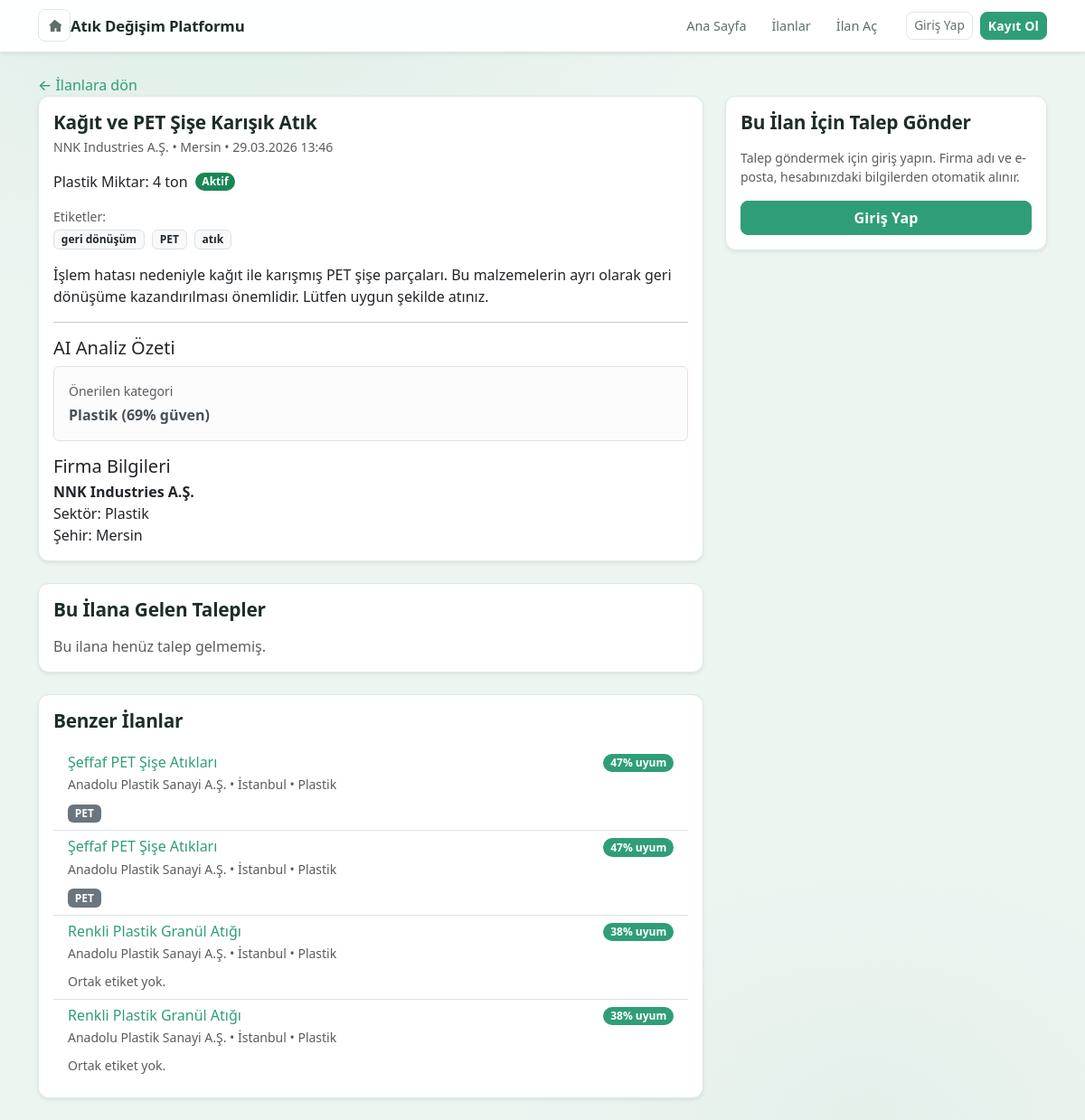
/listing/18, run on the app's committed database.
### models.py (models this page shows, shortened)
class Listing(db.Model):
    __tablename__ = "listings"
    id = db.Column(db.Integer, primary_key=True)
    firm_id = db.Column(
        "company_id",
        db.Integer,
        db.ForeignKey("companies.id"),
        nullable=False,
    )
    title = db.Column(db.String(200), nullable=False)
    description = db.Column(db.Text, nullable=False)
    category = db.Column(db.String(100), nullable=False)
    quantity = db.Column(db.String(100), nullable=False)
    city = db.Column(db.String(100), nullable=False)
    price = db.Column(db.Float, nullable=True)
    status = db.Column(db.String(50), default="Aktif", nullable=False)
    created_at = db.Column(db.DateTime, default=datetime.utcnow, nullable=False)
    tags = db.Column(db.Text, nullable=True)
    requests = db.relationship("ListingRequest", backref="listing", lazy=True)
    @property
    def tags_list(self) -> list[str]:
        if not getattr(self, "tags", None):
            return []
        raw = self.tags.strip()
        if not raw:
            return []
        if raw.startswith("["):
            try:
                parsed = json.loads(raw)
                if isinstance(parsed, list):
                    return [str(x) for x in parsed if str(x).strip()]
            except Exception:
                pass

class Firm(db.Model):
    __tablename__ = "companies"
    id = db.Column(db.Integer, primary_key=True)
    user_id = db.Column(db.Integer, db.ForeignKey("users.id"), nullable=True, unique=True)
    name = db.Column(db.String(200), nullable=False)
    city = db.Column(db.String(100), nullable=False)
    sector = db.Column(db.String(200), nullable=False)
    description = db.Column(db.Text, nullable=True)
    phone = db.Column(db.String(50), nullable=True)
    created_at = db.Column(db.DateTime, default=datetime.utcnow, nullable=False)
    listings = db.relationship("Listing", backref="firm", lazy=True)

### app.py (the view, shortened to what this page needs)
    @app.route("/listing/<int:listing_id>", methods=["GET", "POST"])
    def listing_detail(listing_id: int):
        listing = Listing.query.get(listing_id)
        if listing is None:
            abort(404)
        requests_for_listing = (
            ListingRequest.query.filter_by(listing_id=listing.id)
            .options(joinedload(ListingRequest.requester).joinedload(User.firm))
            .order_by(ListingRequest.created_at.desc())
            .all()
        )
        analysis = analyze_listing_text(listing.description or "")
        similar_listings = recommend_similar_listings(
            listing,
            Listing.query.filter(Listing.id != listing.id, Listing.status == "Aktif").all(),
            limit=4,
        )
        analysis_suggestion = {
            "predicted_category": analysis.get("predicted_category", "Diğer"),
            "confidence": analysis.get("confidence", 0),
        }
        requester_firm = None
        if current_user.is_authenticated:
            requester_firm = Firm.query.filter_by(user_id=current_user.id).first()
        return render_template(
            "listings/detail.html",
            title=f"İlan Detayı - {listing.title}",
            listing=listing,
            requests_for_listing=requests_for_listing,
            analysis_suggestion=analysis_suggestion,
            analysis_tags=analysis.get("tags") or [],
            similar_listings=similar_listings,
            requester_firm=requester_firm,
        )

### services/listing_analyzer.py (called while the page is built)
def analyze_listing_text(
    combined_or_description: str, *, local_text: Optional[str] = None
) -> Dict[str, object]:
    text = (combined_or_description or "").strip()
    local_source = (local_text if local_text is not None else text).strip()
    if use_openai_for_listings():
        ai = analyze_listing_text_openai(text)
        if ai is not None:
            return ai
    predicted_category, confidence = predict_category_from_text(local_source)
    tags: List[str] = extract_tags_from_text(local_source, max_tags=5)
    short_summary, suggested_title = _derive_summary_title_from_body(local_source)
    return {
        "predicted_category": predicted_category,
        "confidence": confidence,
        "tags": tags,
        "short_summary": short_summary,
        "suggested_title": suggested_title,
    }

### services/local_analyzer.py (called while the page is built)
def _score_keywords(rules: List[CategoryRule], normalized_text: str) -> int:
    score = 0
    for rule in rules:
        if rule.keyword in normalized_text:
            score += rule.weight
    return score

def predict_category_from_text(description: str) -> tuple[str, int]:
    normalized = normalize_text_tr(description)
    if not normalized:
        return "Diğer", 0
    scores: Dict[str, int] = {}
    for category, rules in CATEGORY_RULES.items():
        scores[category] = _score_keywords(rules, normalized)
    best_category = max(scores.keys(), key=lambda c: scores[c])
    best_score = scores[best_category]
    if best_score <= 0:
        return "Diğer", 0
    second_score = 0
    for c, s in sorted(scores.items(), key=lambda kv: kv[1], reverse=True)[:2]:
        if c != best_category:
            second_score = s
            break
    confidence = int(round(100 * best_score / (best_score + second_score + 1)))
    confidence = max(0, min(100, confidence))
    return best_category, confidence

### services/openai_listing.py (called while the page is built)
def _derive_summary_title_from_body(body: str) -> tuple[str, str]:
    text = (body or "").strip()
    if "Açıklama:" in text:
        text = text.split("Açıklama:", 1)[-1].strip()
    if not text:
        return "", ""
    first_sentence = text.split(".")[0].strip()
    if len(first_sentence) > 220:
        first_sentence = first_sentence[:217].rstrip() + "…"
    summary = first_sentence if first_sentence else text[:220]
    line = text.split("\n")[0].strip()
    title = (line[:80] if line else text[:80]).strip()
    return summary, title

### templates/listings/detail.html (shortened to what this page needs)
{% extends "base.html" %}
{% block content %}
{% set back_url = url_for('listings') %}
{% set back_label = '← İlanlara dön' %}
{% include 'partials/back_nav.html' %}
<div class="row">
  <div class="col-lg-8">
    <div class="card shadow-sm mb-4">
      <div class="card-body">
        <h2 class="section-title mb-1">{{ listing.title }}</h2>
        <p class="text-muted small mb-3">
          {{ listing.firm.name if listing.firm else "—" }} • {{ listing.firm.city if listing.firm else listing.city }} •
          {{ listing.created_at.strftime('%d.%m.%Y %H:%M') }}
        </p>
        <div class="mb-3 d-flex flex-wrap gap-1 align-items-center">
          <span class="badge-category">{{ listing.category }}</span>
          <span class="badge-status me-1">
            Miktar: {{ listing.quantity }}
          </span>
          <span class="badge rounded-pill {% if listing.status == 'Aktif' %}text-bg-success{% else %}text-bg-secondary{% endif %}">
            {{ listing.status }}
          </span>
        </div>
        {% set tags = listing.tags_list if listing.tags_list else analysis_tags %}
        {% if tags %}
          <div class="mb-3">
            <div class="text-muted small mb-1">Etiketler:</div>
            <div class="d-flex flex-wrap gap-2">
              {% for tag in tags %}
                <span class="badge bg-light text-dark border">
                  {{ tag }}
                </span>
              {% endfor %}
            </div>
          </div>
        {% endif %}
        <p class="mb-3">
          {{ listing.description }}
        </p>
        <hr>
        <div class="mb-3">
          <h5 class="mb-2">AI Analiz Özeti</h5>
          <div class="alert alert-light border mb-0">
            <div class="small text-muted mb-1">Önerilen kategori</div>
            <div class="fw-semibold">
              {{ analysis_suggestion.predicted_category }}
              ({{ analysis_suggestion.confidence }}% güven)
            </div>
          </div>
        </div>
        <h5 class="mb-1">Firma Bilgileri</h5>
        <p class="mb-0">
          <strong>{{ listing.firm.name if listing.firm else "—" }}</strong><br>
          Sektör: {{ listing.firm.sector if listing.firm else "—" }}<br>
          Şehir: {{ listing.firm.city if listing.firm else listing.city }}
        </p>
      </div>
    </div>
    <div class="card shadow-sm">
      <div class="card-body">
        <h4 class="section-title mb-3">Bu İlana Gelen Talepler</h4>
        {% if requests_for_listing %}
          <div class="list-group">
            {% for req in requests_for_listing %}
              <div class="list-group-item list-group-item-action flex-column align-items-start">
                <div class="d-flex w-100 justify-content-between align-items-start gap-2">
                  <div class="flex-grow-1 min-w-0">
                    <h6 class="mb-1">{{ req.display_company_name }} ({{ req.company_city }})</h6>
                    <div class="small text-muted mb-1">
                      {% if req.display_email %}
                        <a href="mailto:{{ req.display_email }}" class="text-decoration-none">{{ req.display_email }}</a>
                      {% else %}
                        —
                      {% endif %}
                    </div>
                  </div>
                  <small class="text-muted text-nowrap flex-shrink-0">
                    {{ req.created_at.strftime('%d.%m.%Y %H:%M') }}
                  </small>
                </div>
                <p class="mb-0">{{ req.message }}</p>
              </div>
            {% endfor %}
          </div>
        {% else %}
          <p class="text-muted mb-0">Bu ilana henüz talep gelmemiş.</p>
        {% endif %}
      </div>
    </div>
    <div class="card shadow-sm mt-4">
      <div class="card-body">
        <h4 class="section-title mb-3">Benzer İlanlar</h4>
        {% if similar_listings and similar_listings|length > 0 %}
          <div class="list-group list-group-flush">
            {% for item in similar_listings %}
              <a
                href="{{ url_for('listing_detail', listing_id=item.listing.id) }}"
                class="list-group-item list-group-item-action"
              >
                <div class="d-flex justify-content-between align-items-start gap-3">
                  <div class="me-2">
                    <h6 class="mb-1">{{ item.listing.title }}</h6>
                    <div class="text-muted small">
                      {{ item.listing.firm.name if item.listing.firm else "—" }} • {{ item.listing.city }} •
                      {{ item.listing.category }}
                    </div>
                  </div>
                  <span class="badge bg-primary rounded-pill">
                    {{ item.uyum_skoru }}% uyum
                  </span>
                </div>
                {% if item.ortak_etiketler and item.ortak_etiketler|length > 0 %}
                  <div class="mt-2">
                    {% for tag in item.ortak_etiketler[:4] %}
                      <span class="badge bg-secondary me-1">{{ tag }}</span>
                    {% endfor %}
                  </div>
                {% else %}
                  <div class="mt-2">
                    <span class="text-muted small">Ortak etiket yok.</span>
                  </div>
                {% endif %}
              </a>
            {% endfor %}
          </div>
        {% else %}
          <p class="text-muted mb-0">Uygun benzer ilan bulunamadı.</p>
        {% endif %}
      </div>
    </div>
  </div>
  <div class="col-lg-4 mt-4 mt-lg-0">
    <div class="card shadow-sm">
      <div class="card-body">
        <h4 class="section-title mb-3">Bu İlan İçin Talep Gönder</h4>
        {% if current_user.is_authenticated %}
          {% if requester_firm %}
            <p class="text-muted small mb-2">
              Talep, profilinizdeki firma adı (<strong>{{ requester_firm.name }}</strong>) ve hesap e-postanız ile kaydedilir.
            </p>
            <form
              method="post"
              class="request-form"
              onsubmit="this.querySelector('button[type=submit]').disabled=true"
            >
              <div class="mb-3">
                <label for="company_city" class="form-label">Firma Şehri</label>
                <input
                  type="text"
                  class="form-control"
                  id="company_city"
                  name="company_city"
                  value="{{ requester_firm.city }}"
                  required
                />
              </div>
              <div class="mb-3">
                <label for="message" class="form-label">Mesaj</label>
                <textarea
                  class="form-control"
                  id="message"
                  name="message"
                  rows="4"
                  required
                ></textarea>
              </div>
              <button type="submit" class="btn btn-primary w-100">
                Talep Gönder
              </button>
            </form>
          {% else %}
            <p class="text-muted small mb-2">
              Talep göndermek için önce firma profilinizi oluşturmalısınız.
            </p>
            <a href="{{ url_for('firm_create') }}" class="btn btn-outline-primary w-100">Firma Oluştur</a>
          {% endif %}
        {% else %}
          <p class="text-muted small mb-3">
            Talep göndermek için giriş yapın. Firma adı ve e-posta, hesabınızdaki bilgilerden otomatik alınır.
          </p>
          <a href="{{ url_for('login', next=request.path) }}" class="btn btn-primary w-100">Giriş Yap</a>
        {% endif %}
      </div>
    </div>
  </div>
</div>
{% endblock %}

### static/style.css (style rules this page uses)
:root { --ap-green: #2F9E78; --ap-green-hover: #27896A; --ap-green-soft: #D7EEE5; --ap-green-border: #DDE9E3; --ap-bg-light: #F4FAF7; --ap-bg-page: #EDF5F1; --ap-white: #FFFFFF; --ap-text: #1F2D2A; --ap-text-muted: #5F6F6B; --bs-primary: #2F9E78; --bs-primary-rgb: 47, 158, 120; --bs-link-color: #2F9E78; --bs-link-hover-color: #27896A; --ap-radius-sm: 0.5rem; --ap-radius: 0.75rem; --ap-radius-lg: 1rem; --ap-shadow-sm: 0 1px 4px rgba(31, 45, 42, 0.06), 0 2px 10px rgba(31, 45, 42, 0.04); --ap-shadow: 0 2px 12px rgba(31, 45, 42, 0.08), 0 4px 24px rgba(31, 45, 42, 0.04); --ap-shadow-lg: 0 8px 32px rgba(31, 45, 42, 0.10), 0 2px 8px rgba(31, 45, 42, 0.05); --ap-transition: 0.18s ease; }
body.theme-atik { font-family: "DM Sans", system-ui, -apple-system, BlinkMacSystemFont, "Segoe UI", sans-serif; background-color: var(--ap-bg-page); background-image: radial-gradient(ellipse 80% 50% at 20% 0%, rgba(47,158,120,0.07) 0%, transparent 60%), radial-gradient(ellipse 60% 40% at 80% 100%, rgba(47,158,120,0.05) 0%, transparent 60%); color: var(--ap-text); min-height: 100vh; }
body.theme-atik a { color: var(--ap-green); font-weight: 500; text-decoration: none; transition: color var(--ap-transition); }
body.theme-atik .btn-primary { background-color: var(--ap-green); border-color: var(--ap-green); color: #fff; font-weight: 600; letter-spacing: 0.01em; border-radius: var(--ap-radius-sm); transition: background var(--ap-transition), border-color var(--ap-transition), transform var(--ap-transition), box-shadow var(--ap-transition); }
body.theme-atik .card { background: var(--ap-white); border: 1px solid var(--ap-green-border); border-radius: var(--ap-radius); box-shadow: var(--ap-shadow-sm); }
.section-title { font-size: 1.3rem; font-weight: 700; color: var(--ap-text); letter-spacing: -0.01em; }

### data on the page
Listing: title "Kağıt ve PET Şişe Karışık Atık", created_at "29.03.2026 13:46", category "Plastik", quantity "4 ton", status "Aktif", description "İşlem hatası nedeniyle kağıt ile karışmış PET şişe parçaları. Bu malzemelerin ayrı olarak geri dönüşüme kazandırılması önemlidir. Lütfen uygun şekilde atınız."
Firm: firm "NNK Industries A.Ş.", firm "Mersin", firm "Plastik"
Listing: listing "Şeffaf PET Şişe Atıkları", listing.city "İstanbul", listing.category "Plastik"
Firm: listing.firm "Anadolu Plastik Sanayi A.Ş." "Anadolu Plastik Sanayi A.Ş."
Listing: listing "Şeffaf PET Şişe Atıkları", listing.city "İstanbul", listing.category "Plastik"
Firm: listing.firm "Anadolu Plastik Sanayi A.Ş." "Anadolu Plastik Sanayi A.Ş."
Listing: listing "Renkli Plastik Granül Atığı", listing.city "İstanbul", listing.category "Plastik"
Listing: listing "Renkli Plastik Granül Atığı", listing.city "İstanbul", listing.category "Plastik"

### other printed values
{{ back_label }} "← İlanlara dön"
{{ tag }} "geri dönüşüm" "PET" "atık"
{{ analysis_suggestion.predicted_category }} "Plastik"
{{ analysis_suggestion.confidence }} "69"
{{ item.uyum_skoru }} "47" "47" "38" "38"
{{ tag }} "PET" "PET"
